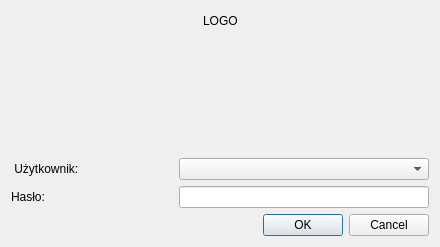
<?xml version="1.0" encoding="UTF-8"?>
<ui version="4.0">
 <class>LoginDialog</class>
 <widget class="QWidget" name="LoginDialog">
  <property name="geometry">
   <rect>
    <x>0</x>
    <y>0</y>
    <width>440</width>
    <height>247</height>
   </rect>
  </property>
  <property name="sizePolicy">
   <sizepolicy hsizetype="Fixed" vsizetype="Fixed">
    <horstretch>0</horstretch>
    <verstretch>0</verstretch>
   </sizepolicy>
  </property>
  <property name="windowTitle">
   <string>Logowanie do kOferta</string>
  </property>
  <property name="windowIcon">
   <iconset resource="res/zasoby.qrc">
    <normaloff>:/ico</normaloff>:/ico</iconset>
  </property>
  <layout class="QVBoxLayout" name="verticalLayout">
   <item>
    <layout class="QHBoxLayout" name="horizontalLayout_4">
     <item>
      <spacer name="horizontalSpacer">
       <property name="orientation">
        <enum>Qt::Horizontal</enum>
       </property>
       <property name="sizeHint" stdset="0">
        <size>
         <width>40</width>
         <height>20</height>
        </size>
       </property>
      </spacer>
     </item>
     <item>
      <widget class="QLabel" name="img">
       <property name="sizePolicy">
        <sizepolicy hsizetype="Fixed" vsizetype="Fixed">
         <horstretch>0</horstretch>
         <verstretch>0</verstretch>
        </sizepolicy>
       </property>
       <property name="text">
        <string notr="true">LOGO</string>
       </property>
      </widget>
     </item>
     <item>
      <spacer name="horizontalSpacer_2">
       <property name="orientation">
        <enum>Qt::Horizontal</enum>
       </property>
       <property name="sizeHint" stdset="0">
        <size>
         <width>40</width>
         <height>20</height>
        </size>
       </property>
      </spacer>
     </item>
    </layout>
   </item>
   <item>
    <spacer name="verticalSpacer">
     <property name="orientation">
      <enum>Qt::Vertical</enum>
     </property>
     <property name="sizeHint" stdset="0">
      <size>
       <width>20</width>
       <height>89</height>
      </size>
     </property>
    </spacer>
   </item>
   <item>
    <layout class="QHBoxLayout" name="horizontalLayout_3">
     <item>
      <widget class="QLabel" name="label">
       <property name="text">
        <string> Użytkownik:</string>
       </property>
      </widget>
     </item>
     <item>
      <spacer name="horizontalSpacer_4">
       <property name="orientation">
        <enum>Qt::Horizontal</enum>
       </property>
       <property name="sizeHint" stdset="0">
        <size>
         <width>40</width>
         <height>20</height>
        </size>
       </property>
      </spacer>
     </item>
     <item>
      <widget class="QComboBox" name="comboBox">
       <property name="sizePolicy">
        <sizepolicy hsizetype="Fixed" vsizetype="Fixed">
         <horstretch>0</horstretch>
         <verstretch>0</verstretch>
        </sizepolicy>
       </property>
       <property name="minimumSize">
        <size>
         <width>250</width>
         <height>0</height>
        </size>
       </property>
      </widget>
     </item>
    </layout>
   </item>
   <item>
    <layout class="QHBoxLayout" name="horizontalLayout_2">
     <item>
      <widget class="QLabel" name="label_2">
       <property name="text">
        <string>Hasło:</string>
       </property>
      </widget>
     </item>
     <item>
      <spacer name="horizontalSpacer_3">
       <property name="orientation">
        <enum>Qt::Horizontal</enum>
       </property>
       <property name="sizeHint" stdset="0">
        <size>
         <width>40</width>
         <height>20</height>
        </size>
       </property>
      </spacer>
     </item>
     <item>
      <widget class="QLineEdit" name="lineEdit">
       <property name="sizePolicy">
        <sizepolicy hsizetype="Fixed" vsizetype="Fixed">
         <horstretch>0</horstretch>
         <verstretch>0</verstretch>
        </sizepolicy>
       </property>
       <property name="minimumSize">
        <size>
         <width>250</width>
         <height>0</height>
        </size>
       </property>
       <property name="echoMode">
        <enum>QLineEdit::Password</enum>
       </property>
      </widget>
     </item>
    </layout>
   </item>
   <item>
    <layout class="QHBoxLayout" name="horizontalLayout">
     <item>
      <widget class="QLabel" name="info">
       <property name="text">
        <string/>
       </property>
      </widget>
     </item>
     <item>
      <widget class="QDialogButtonBox" name="buttonBox">
       <property name="standardButtons">
        <set>QDialogButtonBox::Cancel|QDialogButtonBox::Ok</set>
       </property>
      </widget>
     </item>
    </layout>
   </item>
  </layout>
 </widget>
 <resources>
  <include location="res/zasoby.qrc"/>
 </resources>
 <connections/>
</ui>
